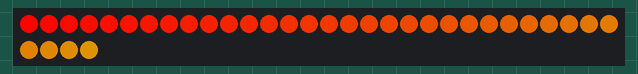
This sketch was run on a simulated Arduino Uno, built with avr-gcc and run on an emulated ATmega328P. Shown: 34 RGB LEDs in strip order, left to right, continuing on the next row.

Above: at 5.7 s.
At 7.46 s:
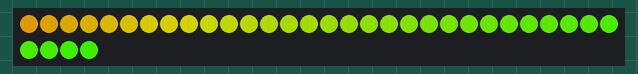
At 9.23 s:
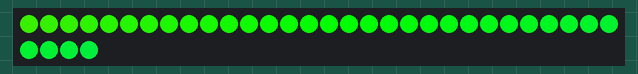
At 12.76 s:
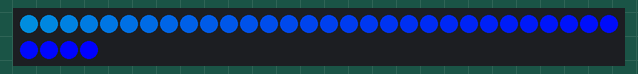
At 16.29 s:
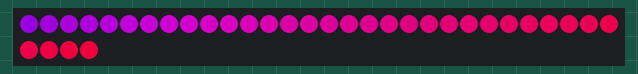
At 19.82 s:
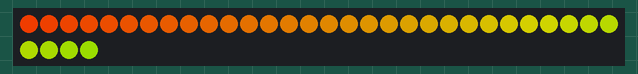

Measured:
- by itself, everything shown: repeats every 13.3 s, in 256 steps

The sketch:

AutoOnAndMarquee.ino
```cpp
#include <IRremote.h>
#include <Adafruit_NeoPixel.h>
#ifdef __AVR__
#include <avr/power.h>
#endif

// LED Count
int led_count = 34;
// LED Controll pin
int led_1_pin = 2;

Adafruit_NeoPixel pixels = Adafruit_NeoPixel(led_count, led_1_pin, NEO_GRB + NEO_KHZ800);

// Remote
IRsend irsend;

void setup() {
  // Init the LED
  pixels.begin();
  pixels.show();

  // Delay and Turn n TV
  delay(5000);
  irsend.sendRC5(0x84C, 12);
  delay(500);
  irsend.sendRC5(0x84C, 12);
}


void loop() {
  // draw th rainbow effect
  rainbow(50);
}


void rainbow(uint8_t wait) {
  uint16_t i, j;

  for(j=0; j<256; j++) {
    for(i=0; i<pixels.numPixels(); i++) {
      pixels.setPixelColor(i, Wheel((i+j) & 255));
    }
    pixels.show();
    delay(wait);
  }
}

uint32_t Wheel(byte WheelPos) {
  WheelPos = 255 - WheelPos;
  if(WheelPos < 85) {
    return pixels.Color(255 - WheelPos * 3, 0, WheelPos * 3);
  }
  if(WheelPos < 170) {
    WheelPos -= 85;
    return pixels.Color(0, WheelPos * 3, 255 - WheelPos * 3);
  }
  WheelPos -= 170;
  return pixels.Color(WheelPos * 3, 255 - WheelPos * 3, 0);
}
```
